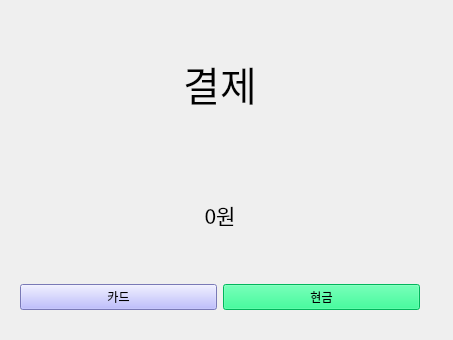
<?xml version="1.0" encoding="UTF-8"?>
<ui version="4.0">
 <class>Form</class>
 <widget class="QWidget" name="Form">
  <property name="geometry">
   <rect>
    <x>0</x>
    <y>0</y>
    <width>453</width>
    <height>340</height>
   </rect>
  </property>
  <property name="windowTitle">
   <string>Form</string>
  </property>
  <widget class="QWidget" name="verticalLayoutWidget">
   <property name="geometry">
    <rect>
     <x>20</x>
     <y>20</y>
     <width>400</width>
     <height>290</height>
    </rect>
   </property>
   <layout class="QVBoxLayout" name="verticalLayout">
    <item>
     <widget class="QLabel" name="label">
      <property name="font">
       <font>
        <family>D2Coding</family>
        <pointsize>30</pointsize>
       </font>
      </property>
      <property name="text">
       <string>결제</string>
      </property>
      <property name="alignment">
       <set>Qt::AlignCenter</set>
      </property>
     </widget>
    </item>
    <item>
     <widget class="QLabel" name="totalPrice">
      <property name="font">
       <font>
        <family>D2Coding</family>
        <pointsize>16</pointsize>
       </font>
      </property>
      <property name="text">
       <string>0원</string>
      </property>
      <property name="alignment">
       <set>Qt::AlignCenter</set>
      </property>
     </widget>
    </item>
    <item>
     <layout class="QHBoxLayout" name="horizontalLayout">
      <item>
       <widget class="QPushButton" name="pay_card">
        <property name="sizePolicy">
         <sizepolicy hsizetype="Minimum" vsizetype="Fixed">
          <horstretch>0</horstretch>
          <verstretch>0</verstretch>
         </sizepolicy>
        </property>
        <property name="contextMenuPolicy">
         <enum>Qt::DefaultContextMenu</enum>
        </property>
        <property name="styleSheet">
         <string notr="true">background-color: rgb(170, 170, 255);</string>
        </property>
        <property name="text">
         <string>카드</string>
        </property>
       </widget>
      </item>
      <item>
       <widget class="QPushButton" name="pay_cash">
        <property name="styleSheet">
         <string notr="true">background-color: rgb(0, 255, 127);</string>
        </property>
        <property name="text">
         <string>현금</string>
        </property>
       </widget>
      </item>
     </layout>
    </item>
   </layout>
  </widget>
 </widget>
 <resources/>
 <connections/>
</ui>
